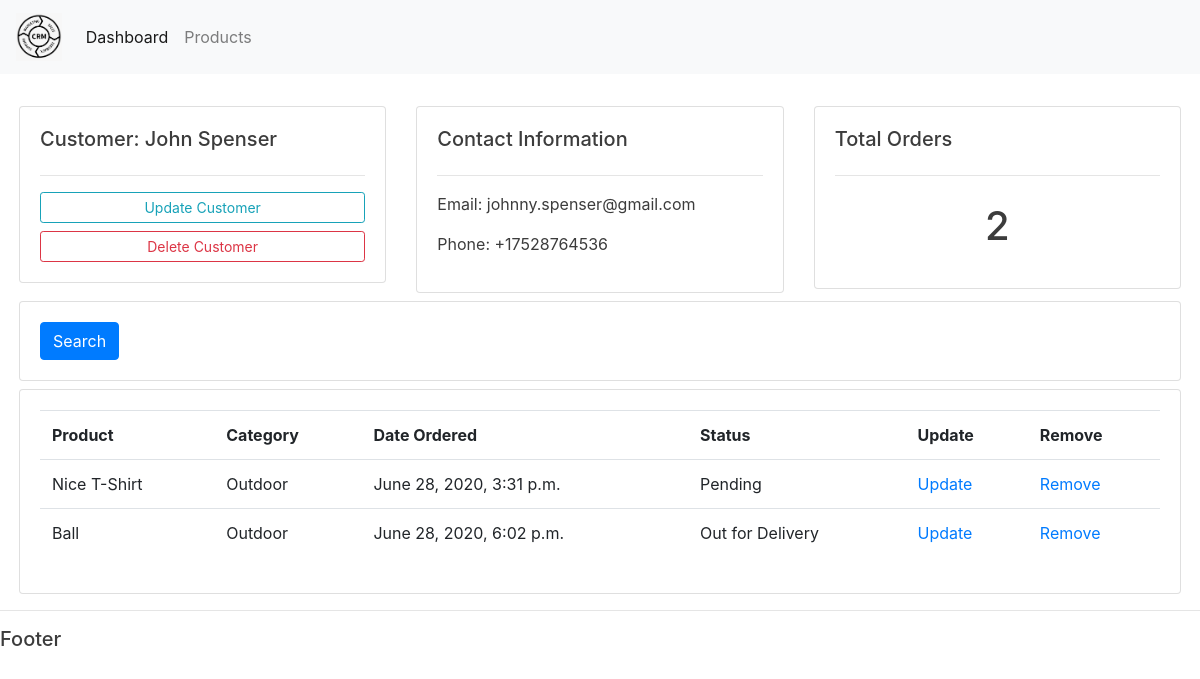
The app's page /customer/1/ with its own data.
### accounts/models.py (models this page shows, shortened)
class Customer(models.Model):
    name = models.CharField(max_length=60, null=True)
    phone = models.CharField(max_length=60, null=True)
    email = models.CharField(max_length=60, null=True)
    date_created = models.DateTimeField(auto_now_add=True)

class Order(models.Model):
    STATUS = (
        ('Pending', 'Pending'),
        ('Out for Delivery', 'Out for Delivery'),
        ('Delivered', 'Delivered')
    )
    customer = models.ForeignKey(Customer, null=True, on_delete=models.SET_NULL)
    product = models.ForeignKey(Product, null=True, on_delete=models.SET_NULL)
    date_created = models.DateTimeField(auto_now_add=True)
    status = models.CharField(max_length=20, null=True, choices=STATUS)

class Product(models.Model):
    CATEGORY = (
        ('Indoor', 'Indoor'),
        ('Outdoor', 'Outdoor')
    )
    name = models.CharField(max_length=60, null=True)
    price = models.FloatField(null=True)
    category = models.CharField(max_length=10, null=True, choices=CATEGORY)
    description = models.CharField(max_length=200, null=True, blank=True)
    date_created = models.DateTimeField(auto_now_add=True)
    tags = models.ManyToManyField('Tag')
    def __str__(self):
        return self.name

### accounts/views.py (the view)
# urls.py: path('customer/<str:pk>/', views.customer),
def customer(request, pk):
    customer = Customer.objects.get(id=pk)
    customer_orders = customer.order_set.all()
    context = {
        'customer': customer,
        'orders': customer_orders,
        'orders_count': customer_orders.count()
        }
    return render(request, 'accounts/customer.html', context)

### accounts/templates/accounts/customer.html
{% extends 'accounts/main.html' %}
{% block content %}
<div class="row mx-1 my-2">
    <div class="col-md">
        <div class="card card-body">
            <h5>Customer: {{ customer.name }}</h5>
            <hr>
            <a href="" class="btn btn-outline-info btn-sm btn-block">Update Customer</a>
            <a href="" class="btn btn-outline-danger btn-sm btn-block">Delete Customer</a>
        </div>
    </div>
    <div class="col-md">
        <div class="card card-body">
            <h5>Contact Information</h5>
            <hr>
            <p>Email: {{ customer.email }}</p>
            <p>Phone: {{ customer.phone }}</p>
        </div>
    </div>
    <div class="col-md">
        <div class="card card-body">
            <h5>Total Orders</h5>
            <hr>
            <h1 style="text-align: center; padding: 10px;">{{ orders_count }}</h1>
        </div>
    </div>
</div>
<div class="row mx-1 my-2">
    <div class="col-md">
        <div class="card card-body">
            <form method="GET">
                <button class="btn btn-primary" type="submit">Search</button>
            </form>
        </div>
    </div>
</div>
<div class="row mx-1 my-2">
    <div class="col-md">
        <div class="card card-body">
            <table class="table">
                <tr>
                    <th>Product</th>
                    <th>Category</th>
                    <th>Date Ordered</th>
                    <th>Status</th>
                    <th>Update</th>
                    <th>Remove</th>
                </tr>
                {% for order in orders %}
                <tr>
                    <td>{{ order.product }}</td>
                    <td>{{ order.product.category }}</td>
                    <td>{{ order.date_created }}</td>
                    <td>{{ order.status }}</td>
                    <td><a href="">Update</a></td>
                    <td><a href="">Remove</a></td>
                </tr>
                {% endfor %}
            </table>
        </div>
    </div>
</div>
{% endblock %}

### accounts/templates/accounts/main.html (shortened to what this page needs)
{% load static %}
<!DOCTYPE html>
<html lang="en">
<head>
    <link rel="stylesheet" href="https://stackpath.bootstrapcdn.com/bootstrap/4.5.0/css/bootstrap.min.css">
    <link rel="stylesheet" href="{% static '/css/main.css' %}">
</head>
<body>
    {% include 'accounts/navbar.html' %}
    {% block content %}{% endblock %}
    <hr>
    <h5>Footer</h5>
</body>
</html>

### accounts/templates/accounts/navbar.html (shortened to what this page needs)
{% load static %}
<nav class="navbar navbar-expand-lg navbar-light bg-light">
    <a class="navbar-brand" href="#">
        <img src="{% static 'images/logo.png' %}" alt="logo">
    </a>
    <div class="collapse navbar-collapse" id="navbarNavAltMarkup">
      <div class="navbar-nav">
        <a class="nav-item nav-link active" href="/">Dashboard <span class="sr-only">(current)</span></a>
        <a class="nav-item nav-link" href="/products">Products</a>
      </div>
    </div>
  </nav>
<br>

### static/css/main.css (style rules this page uses)
body { color: rgb(60, 60, 60); }
a.navbar-brand img { height: 48px; }

### records on screen
Customer: name "John Spenser", email "johnny.spenser@gmail.com", phone "+17528764536"
Order: product "Nice T-Shirt", product.category "Outdoor", date_created "June 28, 2020, 3:31 p.m.", status "Pending"
Order: product "Ball", product.category "Outdoor", date_created "June 28, 2020, 6:02 p.m.", status "Out for Delivery"

### other values on screen
{{ orders_count }} "2"
